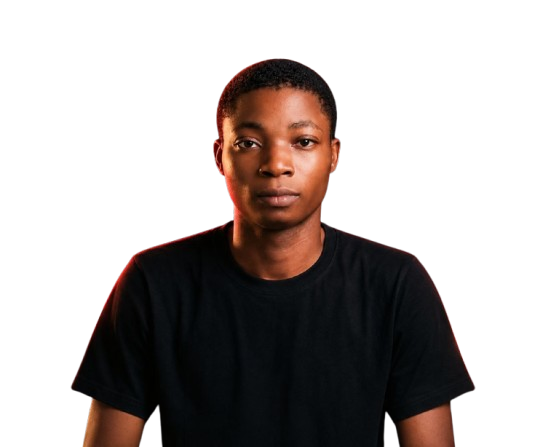
#> input picture face.png, 559 x 447 px
$ python thumbnail_gen.py
#> lines starting #> are read from the running program, lines starting #| are printed output that depends on the picture
### core/config.py
import os
from pathlib import Path
from dotenv import load_dotenv

# Base Directory
BASE_DIR = Path(__file__).resolve().parent.parent

# Load .env
load_dotenv(BASE_DIR / ".env")

# API Keys
GEMINI_API_KEY = os.getenv("GEMINI_API_KEY", "")
PEXELS_API_KEY = os.getenv("PEXELS_API_KEY", "")
HF_TOKEN = os.getenv("HF_TOKEN", "")

# Server Settings
HOST = os.getenv("HOST", "127.0.0.1")
PORT = int(os.getenv("PORT", "8000"))

# YouTube Client Secret
CLIENT_SECRET_FILE = BASE_DIR / "client_secret.json"
TOKEN_PICKLE_FILE = BASE_DIR / "storage" / "youtube_token.pickle"

# Personal Avatar & Voice Assets
FACE_IMAGE_PATH = BASE_DIR / "face_clean.png" if (BASE_DIR / "face_clean.png").exists() else (BASE_DIR / "face.png")
VOICE_SAMPLE_PATH = BASE_DIR / "voice.wav"

# Directories
STORAGE_DIR = BASE_DIR / "storage"
VIDEOS_DIR = STORAGE_DIR / "videos"
TEMP_DIR = STORAGE_DIR / "temp"
MUSIC_DIR = STORAGE_DIR / "music"
STATIC_DIR = BASE_DIR / "web" / "static"
TEMPLATES_DIR = BASE_DIR / "web" / "templates"

for d in [STORAGE_DIR, VIDEOS_DIR, TEMP_DIR, MUSIC_DIR, STATIC_DIR, TEMPLATES_DIR]:
    d.mkdir(parents=True, exist_ok=True)

SETTINGS_FILE = STORAGE_DIR / "settings.json"

def get_channel_settings() -> dict:
    """Reads persistent user channel settings from storage/settings.json or returns defaults."""
    default_settings = {
        "default_voice": os.getenv("DEFAULT_VOICE", "en-US-ChristopherNeural"),
        "recording_max_seconds": 60,
    }
    if SETTINGS_FILE.exists():
        try:
            import json
            with open(SETTINGS_FILE, "r", encoding="utf-8") as f:
                data = json.load(f)
                if isinstance(data, dict):
                    default_settings.update(data)
        except Exception:
            pass
    return default_settings

# [8 lines left out: function save_channel_settings, not called in this run]

def get_default_voice() -> str:
    """Returns the dynamically configured default voice."""
    return get_channel_settings().get("default_voice", "en-US-ChristopherNeural")

# [4 lines left out: function set_default_voice, not called in this run]

# Dynamic alias
DEFAULT_VOICE = get_default_voice()

# Niche Theme
NICHE = "Dark Psychology & Stoic Life Laws"

### core/thumbnail_gen.py
import sys
if sys.stdout.encoding != 'utf-8':
    try:
        sys.stdout.reconfigure(encoding='utf-8')
    except Exception:
        pass

import os
import subprocess
import requests
from io import BytesIO
from pathlib import Path
from core.config import VIDEOS_DIR, FACE_IMAGE_PATH, BASE_DIR

PIL_AVAILABLE = False
try:
    from PIL import Image, ImageDraw, ImageFont, ImageFilter, ImageEnhance, ImageChops
    PIL_AVAILABLE = True
except (ImportError, Exception):
    PIL_AVAILABLE = False

def extract_topic_tag(title: str) -> str:
    """Extracts a high-impact, topic-relevant category tag for the thumbnail badge."""
    t = title.lower()
    if any(k in t for k in ["ai", "tech", "singularity", "robot", "neuralink", "quantum", "chip", "gpt", "model"]):
        return "FUTURE TECH & AI"
    elif any(k in t for k in ["stoic", "stoicism", "calm", "silence", "peace"]):
        return "STOIC PHILOSOPHY"
    elif any(k in t for k in ["psychology", "manipulat", "dark", "predator", "sovereign"]):
        return "DARK PSYCHOLOGY"
    elif any(k in t for k in ["mindset", "discipline", "focus", "habit", "mind"]):
        return "UNBREAKABLE MINDSET"
    elif any(k in t for k in ["money", "wealth", "rich", "escape", "income", "profit"]):
        return "WEALTH & FREEDOM"
    elif any(k in t for k in ["power", "control", "destiny", "apex", "rule"]):
        return "POWER & DESTINY"
    else:
        words = [w for w in title.replace("#shorts", "").split() if len(w) > 2]
        if words:
            return " ".join(words[:2]).upper()
        return "INSIGHT & STRATEGY"

def fetch_watermark_free_background(topic_or_title: str, width: int, height: int, is_long: bool, niche: str = "psychology"):
    """
    Creates a 100% watermark-free, clean, cinematic dark studio lighting background.
    - Tech niche: Deep electric cyan, obsidian teal, neon blue server matrix tones.
    - Psychology niche: Deep crimson, moody slate, gold rim ambient depth.
    """
#> called with topic_or_title = 'The Dark Psychology of Mastered Destiny', width = 1280, height = 720, is_long = True, niche = 'psychology'
    is_tech = (niche.lower() == "tech") or any(k in topic_or_title.lower() for k in ["ai", "tech", "singularity", "robot", "quantum", "chip"])

    if is_tech:
        # Deep obsidian cyberpunk cyan palette
        bg = Image.new("RGB", (width, height), (3, 8, 16))
        draw = ImageDraw.Draw(bg)
        for y in range(height):
            r = int(2 + (y / height) * 6)
            g = int(8 + (y / height) * 22)
            b = int(18 + (y / height) * 45)
            draw.line([(0, y), (width, y)], fill=(r, g, b))

        spotlight = Image.new("RGBA", (width, height), (0, 0, 0, 0))
        sdraw = ImageDraw.Draw(spotlight)
        if is_long:
            sdraw.ellipse([int(width * 0.2), 30, int(width * 0.7), height - 30], fill=(0, 220, 255, 55))
            sdraw.ellipse([int(width * 0.6), 80, width + 120, height], fill=(0, 140, 255, 40))
        else:
            sdraw.ellipse([80, int(height * 0.18), width - 80, int(height * 0.72)], fill=(0, 220, 255, 50))
            sdraw.ellipse([160, int(height * 0.45), width + 100, height], fill=(0, 150, 255, 35))
    else:
        # Moody dark stoic / psychology crimson palette
        bg = Image.new("RGB", (width, height), (7, 4, 10))
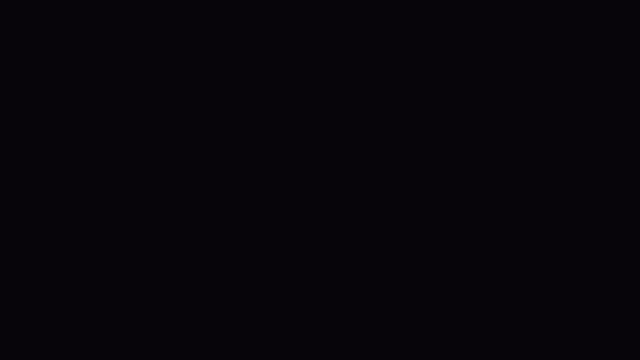
#> bg: PIL image 1280x720 RGB (shown at 1/2 size); mean R, G, B 7, 4, 10
        draw = ImageDraw.Draw(bg)
        for y in range(height):
            r = int(7 + (y / height) * 26)
            g = int(4 + (y / height) * 10)
            b = int(10 + (y / height) * 20)
            draw.line([(0, y), (width, y)], fill=(r, g, b))

        spotlight = Image.new("RGBA", (width, height), (0, 0, 0, 0))
#> spotlight: PIL image 1280x720 RGBA; every value is 0
        sdraw = ImageDraw.Draw(spotlight)
        if is_long:
            sdraw.ellipse([int(width * 0.22), 40, int(width * 0.65), height - 40], fill=(225, 29, 72, 45))
            sdraw.ellipse([int(width * 0.65), 100, width + 100, height], fill=(245, 158, 11, 35))
        else:
            sdraw.ellipse([100, int(height * 0.2), width - 100, int(height * 0.7)], fill=(225, 29, 72, 40))
            sdraw.ellipse([200, int(height * 0.5), width + 100, height], fill=(245, 158, 11, 30))

    spotlight = spotlight.filter(ImageFilter.GaussianBlur(80 if is_long else 100))
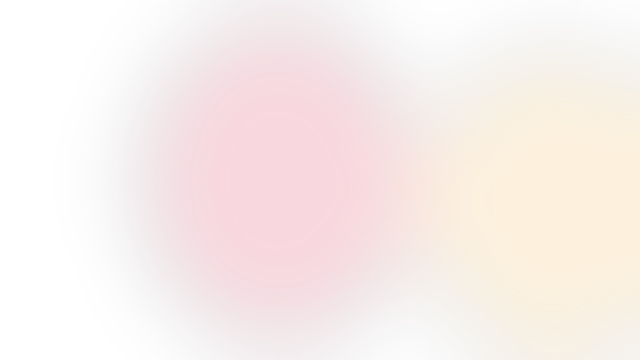
#> spotlight: PIL image 1280x720 RGBA (shown at 1/2 size); mean R, G, B, A 127, 47.5, 24, 22; transparent parts drawn white
    bg = Image.alpha_composite(bg.convert("RGBA"), spotlight).convert("RGB")
    return bg

def fetch_topic_watermark_element(topic_or_title: str):
    """
    Fetches a high-CTR, topic-relevant iconic visual element from Pexels or cache
    (e.g., Microchip AI processor, Roman marble bust, chess king, human skull).
    Processes it into a semi-transparent, luminous atmospheric watermark element for the thumbnail background.
    """
    t = topic_or_title.lower()

    # Check local high-quality cache first for instant reliability
    cache_dir = BASE_DIR / "storage" / "thumbnails_cache"
    cache_dir.mkdir(parents=True, exist_ok=True)

    preferred_cache = None
    if any(k in t for k in ["ai", "tech", "singularity", "robot", "neuralink", "quantum", "chip", "gpt", "model", "cyber"]):
        preferred_cache = cache_dir / "elem_tech.png"
    elif any(k in t for k in ["stoic", "stoicism", "marcus", "philosophy", "calm", "silence", "destiny"]):
        preferred_cache = cache_dir / "elem_stoic.png"
    elif any(k in t for k in ["psychology", "dark", "manipulat", "mind", "brain", "predator", "sovereign"]):
        preferred_cache = cache_dir / "elem_chess.png" if (cache_dir / "elem_chess.png").exists() else (cache_dir / "elem_stoic.png")
    elif any(k in t for k in ["power", "control", "apex", "rule", "king"]):
        preferred_cache = cache_dir / "elem_chess.png"

    if preferred_cache and preferred_cache.exists():
        try:
            return Image.open(preferred_cache).convert("RGBA")
        except Exception:
            pass

    # Fallback to stoic bust or chess piece
    for fallback_name in ["elem_tech.png", "elem_stoic.png", "elem_chess.png"]:
        fb = cache_dir / fallback_name
        if fb.exists():
            try:
                return Image.open(fb).convert("RGBA")
            except Exception:
                pass
    return None

def _create_pil_thumbnail(
    title: str,
    output_path: Path,
    format_type: str = "short",
    include_avatar: bool = False,
    niche: str = "psychology"
) -> Path:
    """
    Generates a clean, professional, high-CTR YouTube thumbnail:
    - 100% Watermark-Free cinematic atmospheric studio background
    - Niche-aware visual themes:
      * Tech: Cyan/neon accents, glowing microchip/AI neural background, electric cyan pill badge
      * Psychology: Crimson/gold accents, moody marble statue/chess background, crimson pill badge
    - Natural PNG host overlay standing naturally (no artificial circles or hoops)
    - Dynamic topic-specific pill badge
    - Crisp dual-tone Impact typography (White + Gold/Cyan with 3D drop shadow)
    """
    output_path = Path(output_path)
    output_path.parent.mkdir(parents=True, exist_ok=True)

    is_long = (format_type == "long")
    w, h = (1280, 720) if is_long else (1080, 1920)

    # 1. Background image (Clean, rich studio lighting tailored to niche)
    raw_bg = fetch_watermark_free_background(title, w, h, is_long, niche=niche)
    thumb = raw_bg.convert("RGBA")

    # 2. Transparent topic-related visual element in background
    topic_elem = fetch_topic_watermark_element(title)
    if topic_elem:
        try:
            if is_long:
                # Target majestic scale: ~98% of height, positioned between text and avatar
                target_h = int(h * 0.98)
                aspect = topic_elem.width / topic_elem.height
                target_w = int(target_h * aspect)
                scaled_elem = topic_elem.resize((target_w, target_h), Image.Resampling.LANCZOS)

                # Positioned slightly left of center so it bridges behind the title and host
                elem_x = int(w * 0.26)
                elem_y = h - target_h + 10

                # Ambient back-light behind the element for depth
                elem_glow = Image.new("RGBA", (w, h), (0, 0, 0, 0))
                gdraw = ImageDraw.Draw(elem_glow)
                gdraw.ellipse([elem_x - 30, elem_y + 40, elem_x + target_w + 30, elem_y + target_h], fill=(0, 190, 255, 38))
                elem_glow = elem_glow.filter(ImageFilter.GaussianBlur(50))
                thumb = Image.alpha_composite(thumb, elem_glow)

                thumb.paste(scaled_elem, (elem_x, elem_y), scaled_elem)
            else:
                # Vertical Shorts: Positioned prominently in upper-center
                target_w = int(w * 0.85)
                aspect = topic_elem.height / topic_elem.width
                target_h = int(target_w * aspect)
                scaled_elem = topic_elem.resize((target_w, target_h), Image.Resampling.LANCZOS)
                elem_x = (w - target_w) // 2
                elem_y = int(h * 0.18)

                elem_glow = Image.new("RGBA", (w, h), (0, 0, 0, 0))
                gdraw = ImageDraw.Draw(elem_glow)
                gdraw.ellipse([elem_x - 40, elem_y + 40, elem_x + target_w + 40, elem_y + target_h], fill=(0, 190, 255, 35))
                elem_glow = elem_glow.filter(ImageFilter.GaussianBlur(60))
                thumb = Image.alpha_composite(thumb, elem_glow)

                thumb.paste(scaled_elem, (elem_x, elem_y), scaled_elem)
        except Exception as e:
            print(f"[Thumbnail Engine] Notice: Could not paste topic element: {e}")

    # 3. Vignette shadow overlay over the text area so typography is 100% razor sharp
    overlay = Image.new("RGBA", (w, h), (0, 0, 0, 0))
    odraw = ImageDraw.Draw(overlay)

    if is_long:
        for x in range(w):
            if x < 460:
                alpha = int(max(0, 225 - (x / 460) * 225))
            else:
                alpha = 0
            odraw.line([(x, 0), (x, h)], fill=(4, 6, 16, alpha))
    else:
        for y in range(h):
            if y < 750:
                alpha = int(140 + (y / 750) * 80)
            else:
                alpha = int(180 + ((y - 750) / (h - 750)) * 60)
            odraw.line([(0, y), (w, y)], fill=(4, 6, 16, min(240, alpha)))

    thumb = Image.alpha_composite(thumb, overlay).convert("RGB")
#> thumb: PIL image 1280x720 RGB

    # 4. Natural Overlay PNG of Host / Person (Standing on right or bottom)
    host_img_path = None
    for p in [BASE_DIR / "face.png", BASE_DIR / "face_clean.png", FACE_IMAGE_PATH]:
        if p.exists() and p.stat().st_size > 5000:
            host_img_path = p
            break

    if include_avatar and host_img_path:
        try:
            face_raw = Image.open(host_img_path).convert("RGBA")
#> face_raw is the input picture: PIL image 559x447 RGBA; mean R, G, B, A 16.5, 10.5, 8.8, 92
            aspect = face_raw.width / face_raw.height

            if is_long:
                # Stand tall on the right side of the 16:9 thumbnail
                target_h = 700
                target_w = int(target_h * aspect)
                face_scaled = face_raw.resize((target_w, target_h), Image.Resampling.LANCZOS)

                # Soft blend mask for edges so it merges naturally
                mask = Image.new("L", (target_w, target_h), 255)
#> mask: PIL image 875x700 L; every value is 255
                fade_left = 60
                for x in range(min(fade_left, target_w)):
                    for y in range(target_h):
                        mask.putpixel((x, y), int(255 * (x / fade_left)))
                fade_bot = 40
                for y in range(max(0, target_h - fade_bot), target_h):
                    for x in range(target_w):
                        cur = mask.getpixel((x, y))
                        mask.putpixel((x, y), min(cur, int(255 * (1 - (y - (target_h - fade_bot)) / fade_bot))))
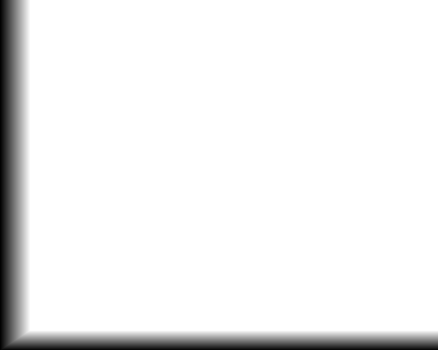
#> mask: PIL image 875x700 L (shown at 1/2 size); min 0, max 255, mean 239.3

                from PIL import ImageChops
                orig_alpha = face_scaled.split()[-1]
                combined_alpha = ImageChops.multiply(orig_alpha, mask)
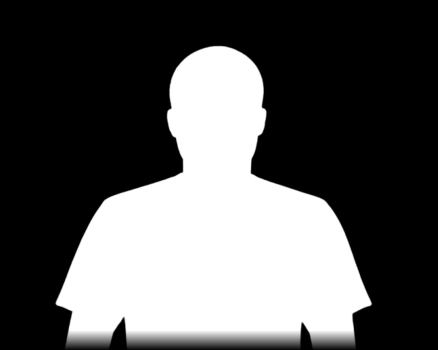
#> combined_alpha: PIL image 875x700 L (shown at 1/2 size); min 0, max 255, mean 87.7
                face_scaled.putalpha(combined_alpha)

                pos_x = w - target_w + 30
                pos_y = h - target_h
                thumb.paste(face_scaled, (pos_x, pos_y), face_scaled)
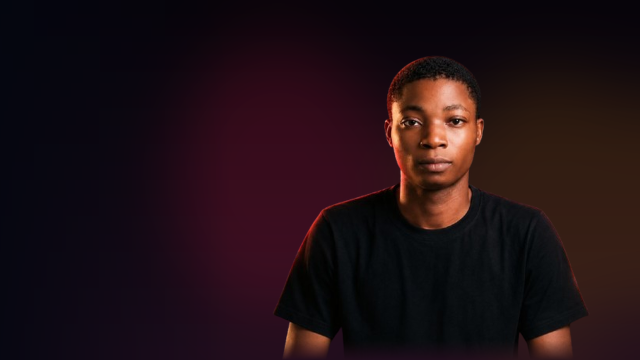
#> thumb: PIL image 1280x720 RGB (shown at 1/2 size); mean R, G, B 31.4, 15.4, 20.4
            else:
                # Stand anchored at bottom of 9:16 Shorts thumbnail
                target_h = 1000
                target_w = int(target_h * aspect)
                face_scaled = face_raw.resize((target_w, target_h), Image.Resampling.LANCZOS)

                mask = Image.new("L", (target_w, target_h), 255)
                fade_top = 80
                for y in range(min(fade_top, target_h)):
                    for x in range(target_w):
                        mask.putpixel((x, y), int(255 * (y / fade_top)))
                fade_bot = 40
                for y in range(max(0, target_h - fade_bot), target_h):
                    for x in range(target_w):
                        cur = mask.getpixel((x, y))
                        mask.putpixel((x, y), min(cur, int(255 * (1 - (y - (target_h - fade_bot)) / fade_bot))))

                from PIL import ImageChops
                orig_alpha = face_scaled.split()[-1]
                combined_alpha = ImageChops.multiply(orig_alpha, mask)
                face_scaled.putalpha(combined_alpha)

                pos_x = (w - target_w) // 2
                pos_y = h - target_h
                thumb.paste(face_scaled, (pos_x, pos_y), face_scaled)
        except Exception as e:
            print(f"Notice: Host overlay rendering notice: {e}")

    draw = ImageDraw.Draw(thumb)

    # 4. Typography Fonts
    font_paths = [
        r"C:\Windows\Fonts\impact.ttf",
        r"C:\Windows\Fonts\arialbd.ttf"
    ]
    font_impact = None
    for fp in font_paths:
        if os.path.exists(fp):
            font_impact = fp
            break

    try:
        font_main = ImageFont.truetype(font_impact or "arialbd.ttf", 76 if is_long else 88)
        font_sub = ImageFont.truetype(font_impact or "arialbd.ttf", 68 if is_long else 76)
        font_tag = ImageFont.truetype(r"C:\Windows\Fonts\arialbd.ttf", 18 if is_long else 22)
    except Exception:
        font_main = ImageFont.load_default()
        font_sub = font_main
        font_tag = font_main

    # 5. Clean Title Parsing into 2 High-Contrast Punchy Lines
    clean_title = title.replace("#shorts", "").replace("🗿", "").replace(":", " -").strip()
    words = clean_title.split()

    if len(words) >= 4:
        split_pt = max(2, len(words) // 2)
        line1 = " ".join(words[:split_pt]).upper()
        line2 = " ".join(words[split_pt:split_pt+4]).upper()
    elif len(words) >= 2:
        line1 = words[0].upper()
        line2 = " ".join(words[1:]).upper()
    else:
        line1 = clean_title.upper()
        line2 = "BLUEPRINT"

    # 6. Dynamic Topic-Related Category Pill Badge (Replaces generic 'NEW' text)
    tag_text = extract_topic_tag(title)
    tag_bbox = draw.textbbox((0, 0), tag_text, font=font_tag)
#> tag_bbox = (0, 4, 177, 17)
    tag_w = tag_bbox[2] - tag_bbox[0] + 28
#> tag_w = 205
    tag_h = tag_bbox[3] - tag_bbox[1] + 16
#> tag_h = 29
    tag_x, tag_y = (60, 100) if is_long else (50, 120)

    # Niche-specific badge color (Tech: Electric Cyan, Psychology: Crimson)
    is_tech = (niche.lower() == "tech") or ("tech" in tag_text.lower())
    badge_fill = (6, 182, 212) if is_tech else (225, 29, 72)
    badge_text_color = (0, 0, 0) if is_tech else (255, 255, 255)

    draw.rounded_rectangle([tag_x, tag_y, tag_x + tag_w, tag_y + tag_h], radius=8, fill=badge_fill)
    draw.text((tag_x + 14, tag_y + 8), tag_text, font=font_tag, fill=badge_text_color)

    # 7. Render Title Lines with 3D Drop Shadow
    text_x = 60 if is_long else 50
    line1_y = tag_y + tag_h + (35 if is_long else 45)
#> line1_y = 164

    # Line 1: Pure White
    for dx in range(-5, 6):
        for dy in range(-5, 6):
            draw.text((text_x + dx, line1_y + dy), line1, font=font_main, fill=(0, 0, 0))
    draw.text((text_x, line1_y), line1, font=font_main, fill=(255, 255, 255))

    # Line 2: Vibrant Cyan for Tech, Gold/Yellow for Psychology
    line2_color = (0, 235, 255) if is_tech else (255, 217, 0)
    line2_y = line1_y + (92 if is_long else 100)
#> line2_y = 256
    for dx in range(-5, 6):
        for dy in range(-5, 6):
            draw.text((text_x + dx, line2_y + dy), line2, font=font_sub, fill=(0, 0, 0))
    draw.text((text_x, line2_y), line2, font=font_sub, fill=line2_color)

    # Save High-Quality Image with ZERO Watermarks
    thumb.save(output_path, "JPEG", quality=96)
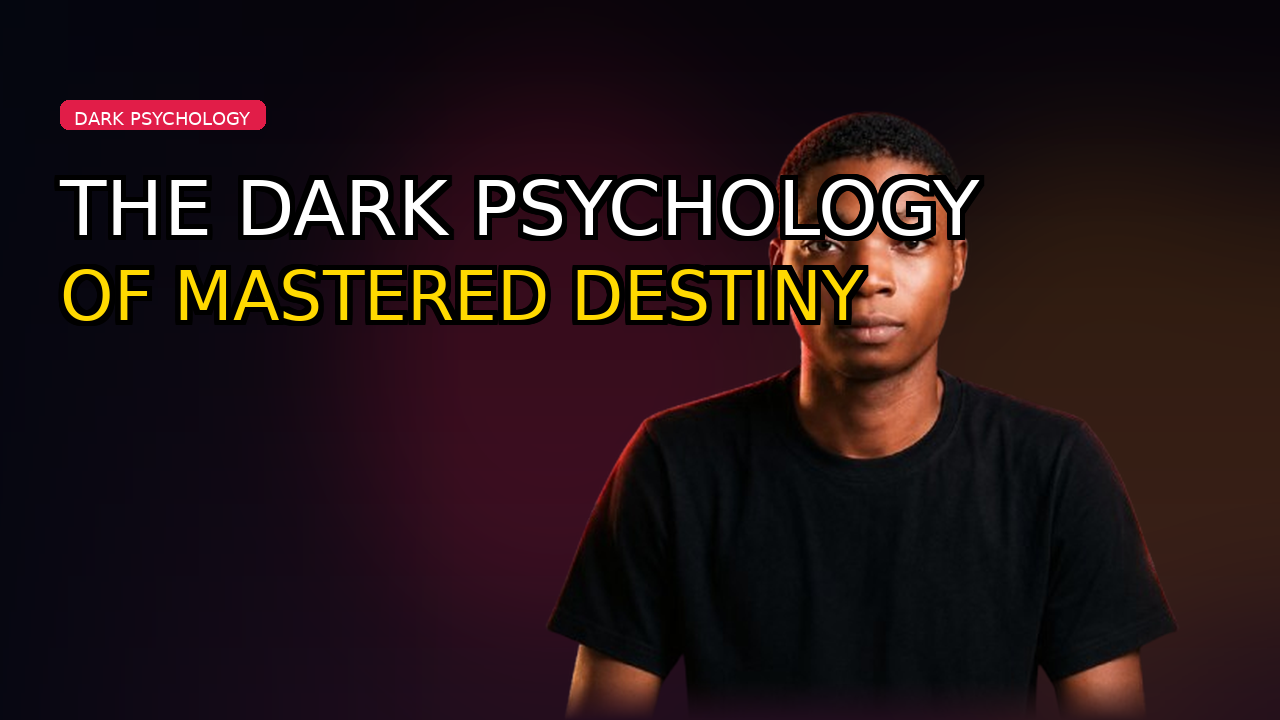
#> saved as test_thumb.jpg: PIL image 1280x720 RGB; mean R, G, B 36.2, 21, 22.9
    print(f"[Thumbnail Engine] 🖼️ Created watermark-free overlay thumbnail: {output_path.name}")
    return output_path

# [40 lines left out: function create_ffmpeg_thumbnail, not called in this run]

def create_video_thumbnail(
    title: str,
    output_path: Path,
    format_type: str = "short",
    include_avatar: bool = False,
    niche: str = "psychology",
    video_path: Path = None
) -> Path:
    """
    Main resilient thumbnail generator.
    1. If video_path is provided, extracts a real frame from the video using FFmpeg.
    2. If PIL is available, renders high-CTR typography overlay.
    3. Gracefully falls back to FFmpeg-generated backdrop to prevent DLL errors.
    """
    output_path = Path(output_path)
    output_path.parent.mkdir(parents=True, exist_ok=True)

    # 1. Primary: Extract real frame from assembled video with FFmpeg
    if video_path and Path(video_path).exists() and Path(video_path).stat().st_size > 1000:
        try:
            import imageio_ffmpeg
            ffmpeg_exe = imageio_ffmpeg.get_ffmpeg_exe()
            cmd = [
                ffmpeg_exe, "-ss", "00:00:02", "-i", str(video_path),
                "-vframes", "1", "-q:v", "2", str(output_path), "-y"
            ]
            subprocess.run(cmd, stdout=subprocess.DEVNULL, stderr=subprocess.DEVNULL, check=False)
            if output_path.exists() and output_path.stat().st_size > 1000:
                print(f"[Thumbnail Engine] 🖼️ Extracted frame thumbnail from video: {output_path.name}")
                return output_path
        except Exception as fe:
            print(f"Notice: FFmpeg video frame extraction notice: {fe}")

    # 2. Secondary: PIL typography rendering if PIL C-extension is allowed
    if PIL_AVAILABLE:
        try:
            return _create_pil_thumbnail(title, output_path, format_type, include_avatar, niche)
        except Exception as pe:
            print(f"Notice: PIL thumbnail generation notice: {pe}")

    # 3. Resilient Fallback: FFmpeg cinematic backdrop thumbnail
    return create_ffmpeg_thumbnail(title, output_path, format_type, niche)

if __name__ == "__main__":
    out = VIDEOS_DIR / "test_thumb.jpg"
    create_video_thumbnail("The Dark Psychology of Mastered Destiny", out, format_type="long", include_avatar=True)
    print("Thumbnail generated:", out)
